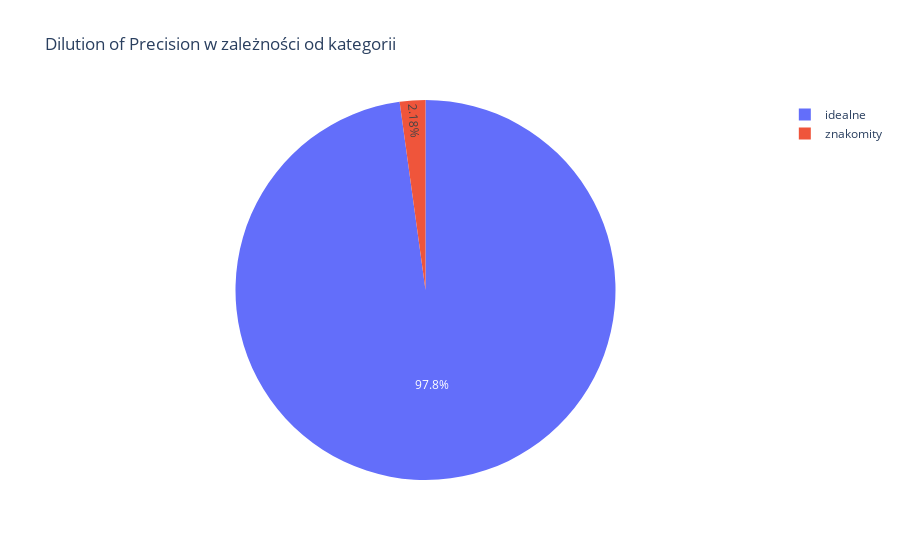

Notebook source saved alongside this figure:
### Code cell
# kolowy w zaleznosci od wartosci procentowej gdop w ciagu doby
def dop_category(gdop):
    if gdop < 1:
        return 'idealne'
    elif gdop < 2:
        return 'znakomity'
    elif gdop < 4:
        return 'dobry'
    elif gdop < 7:
        return 'umiarkowany'
    elif gdop < 9:
        return 'słaby'
    else:
        return 'zły'

dops_df['kategoria'] = dops_df['wartość'].apply(dop_category)
dops_df = dops_df[dops_df['DOP'] == 'GDOP']
fig = px.pie(dops_df, values='czas', names='kategoria', title='Dilution of Precision w zależności od kategorii')
fig.show()

### Figure 1 — Plotly figure (JSON) as saved in the notebook; plotly's stock layout.template omitted (floating-point values rounded to 4 significant figures; data arrays with more than 128 entries replaced by an {"elided": "..."} marker saying what was removed)
{"data": [{"domain": {"x": [0, 1], "y": [0, 1]}, "hovertemplate": "kategoria=%{label}<br>czas=%{value}<extra></extra>", "labels": {"elided": "144 str values"}, "legendgroup": "", "name": "", "showlegend": true, "type": "pie", "values": {"elided": "144 float values"}}], "layout": {"legend": {"tracegroupgap": 0}, "title": {"text": "Dilution of Precision w zależności od kategorii"}}}
